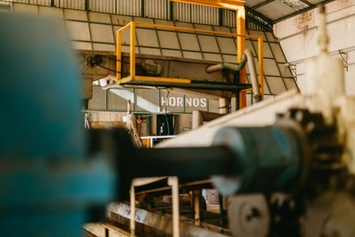
#> input picture src/assets/images/conveyor-mill.jpg, 355 x 237 px, shrunk from 500 x 334 before the run
$ python -i remove_bg_grabcut.py   (imports and definitions only)
#> lines starting #> are read from the running program, lines starting #| are printed output that depends on the picture; after the words box and inside, x2 and y2 are one past the last pixel; in counts of white or black regions, pixels touching at a corner belong together
#> further down, picture is the input picture: PIL image 355x237 RGB; mean R, G, B 94.8, 90.7, 65.4
"""حذف پس‌زمینه با GrabCut الگوریتم OpenCV."""

import pathlib
import sys

import cv2
import numpy as np
from PIL import Image

root = pathlib.Path(__file__).resolve().parent.parent
images = root / "src" / "assets" / "images"


def remove_background_grabcut(img: Image.Image) -> Image.Image:
    """حذف پس‌زمینه با GrabCut."""
    # تبدیل به numpy array (BGR برای OpenCV)
    rgb = np.asarray(img.convert("RGB"))
    bgr = cv2.cvtColor(rgb, cv2.COLOR_RGB2BGR)

    h, w = bgr.shape[:2]
#> h = 237; w = 355

    # ماسک اولیه (همه پس‌زمینه)
    mask = np.zeros((h, w), np.uint8)

    # مدل‌های GrabCut
    bgd_model = np.zeros((1, 65), np.float64)
    fgd_model = np.zeros((1, 65), np.float64)

    # مستطیل دور قطعه (مرکز تصویر)
    # فرض می‌کنیم قطعه در مرکز تصویره
    rect = (w//8, h//8, 3*w//4, 3*h//4)
#> rect = (44, 29, 266, 177)

    # اجرای GrabCut
    cv2.grabCut(bgr, mask, rect, bgd_model, fgd_model, 5, cv2.GC_INIT_WITH_RECT)

    # ساخت آلفا: قطعه=255، پس‌زمینه=0
    alpha = np.where((mask == 2) | (mask == 0), 0, 255).astype(np.uint8)

    # ساخت تصویر RGBA
    result = Image.fromarray(rgb, "RGB")
    result.putalpha(Image.fromarray(alpha, "L"))
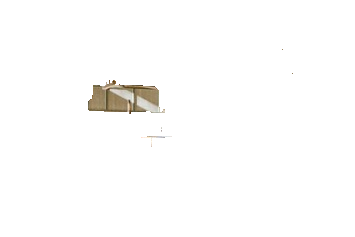
#> result: PIL image 355x237 RGBA; mean R, G, B, A 94.8, 90.7, 65.4, 5.8; transparent parts drawn white
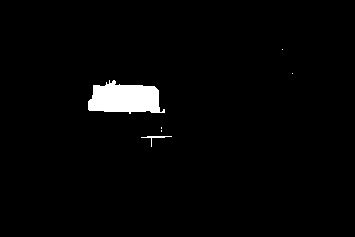
#> alpha: shape (237, 355); 2.3% white; 6 white regions (4 under 20 px), largest, box (x1, y1, x2, y2) and area: (88, 80, 165, 114) 1858, (141, 136, 172, 147) 58

    # Crop حاشیه‌های شفاف
    alpha_arr = np.asarray(result)[..., 3]
    if alpha_arr.max() > 0:
        bbox = Image.fromarray(alpha_arr).getbbox()
#> bbox = (88, 49, 293, 147)
        if bbox:
            pad = 5
            bbox = (
                max(0, bbox[0] - pad),
                max(0, bbox[1] - pad),
                min(w, bbox[2] + pad),
                min(h, bbox[3] + pad),
            )
#> bbox = (83, 44, 298, 152)
            result = result.crop(bbox)
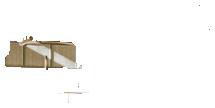
#> result: PIL image 215x108 RGBA; mean R, G, B, A 125, 105.5, 72.6, 21.1; transparent parts drawn white

    return result


def main(names: list[str]) -> None:
    for name in names:
        source = images / f"{name}.jpg"
        target = images / f"{name}.png"
        if not source.exists():
            print(f"❌ {source} پیدا نشد")
            continue

        with Image.open(source) as im:
            out = remove_background_grabcut(im)
        out.save(target, "PNG", optimize=True)

        # Verify
        with Image.open(target) as verify:
            arr = np.asarray(verify)
            alpha = arr[..., 3]
            total = alpha.size
            transparent = np.sum(alpha == 0)
            opaque = np.sum(alpha == 255)
            print(f"✅ {name}: {out.size} -> {transparent/total*100:.1f}% transparent, {opaque/total*100:.1f}% opaque")


# [2 lines not run here, left out]

>>> from PIL import Image
>>> picture = Image.open('../src/assets/images/conveyor-mill.jpg')
>>> result = remove_background_grabcut(picture)
